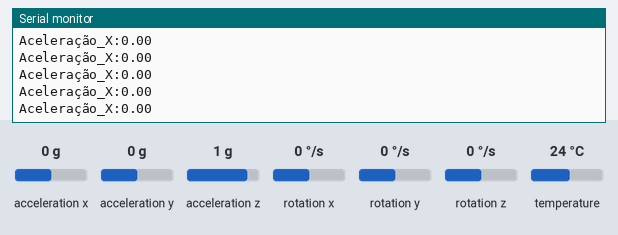
This sketch was run on a simulated Arduino Uno, built with avr-gcc and run on an emulated ATmega328P. Parts: the last lines printed to the serial monitor. The test bench sets the inputs (shaded band); at power-on: acceleration x 0 g, acceleration y 0 g, acceleration z 1 g, rotation x 0 °/s, rotation y 0 °/s, rotation z 0 °/s, temperature 24 °C.

Above: at 1.2 s.
1.3 s: acceleration x set to -1.4 g
At 1.34 s:
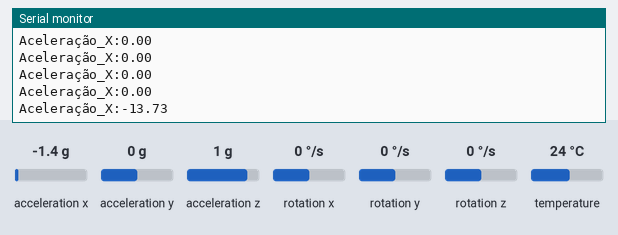
2.8 s: acceleration x set to -0.8 g
At 2.89 s:
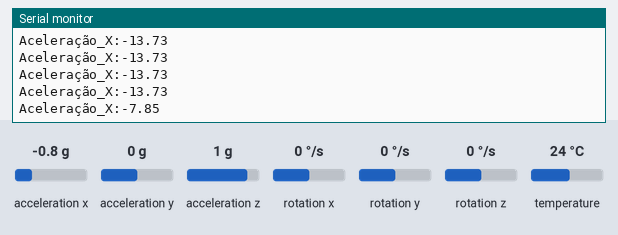
Timing chart, 0 to 5.8 s (numbered marks = the images above; inputs shaded):
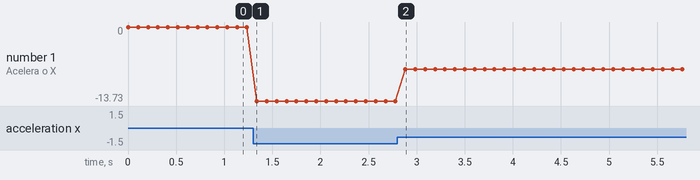

The sketch:

Aquisita_Acell_Estatica.ino
```cpp
#include <Wire.h>
#include <Adafruit_Sensor.h>
#include <Adafruit_MPU6050.h>
#include <math.h>

Adafruit_MPU6050 mpu;

void setup() {
  Serial.begin(115200);
  while (!Serial) {
    delay(10);
  }

  Wire.begin();
  if (!mpu.begin()) {
    Serial.println("Failed to find MPU6050 chip");
    while (1) {
      delay(10);
    }
  }

  mpu.setFilterBandwidth(MPU6050_BAND_21_HZ);
  mpu.setGyroRange(MPU6050_RANGE_250_DEG);
  mpu.setAccelerometerRange(MPU6050_RANGE_2_G);
}

void loop() {
  sensors_event_t a, g, temp;
  mpu.getEvent(&a, &g, &temp);

  double aceleracaoX = a.acceleration.x;


  Serial.print("Aceleração_X:");
  Serial.print(aceleracaoX);
  Serial.println("");

  delay(100);
}
```

Measured:
- after the input at 1.3 s, the serial monitor: prints a new line at once (image 1)
- after the input at 2.8 s, the serial monitor: prints a new line after 0.08 s (image 2)
- plotted number 1: 0 → -13.73 after the input at 1.3 s, -13.73 → -7.85 after the input at 2.8 s
